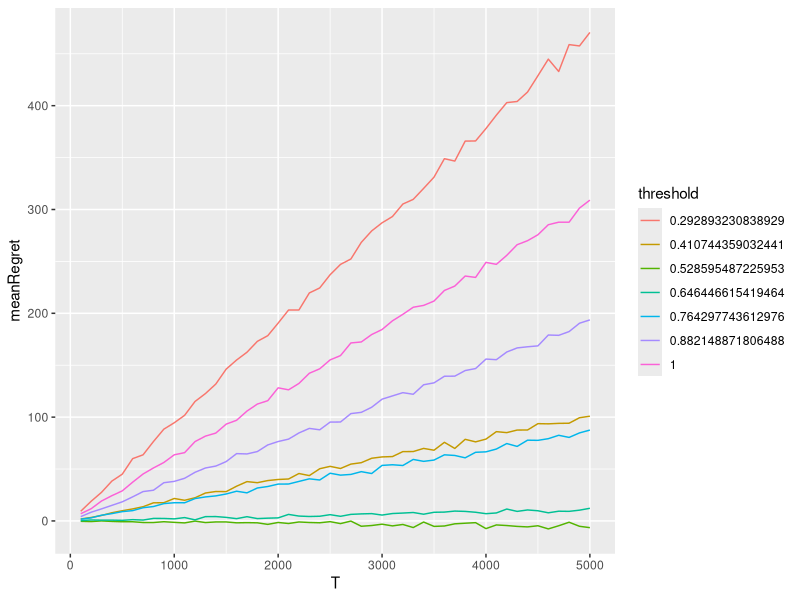
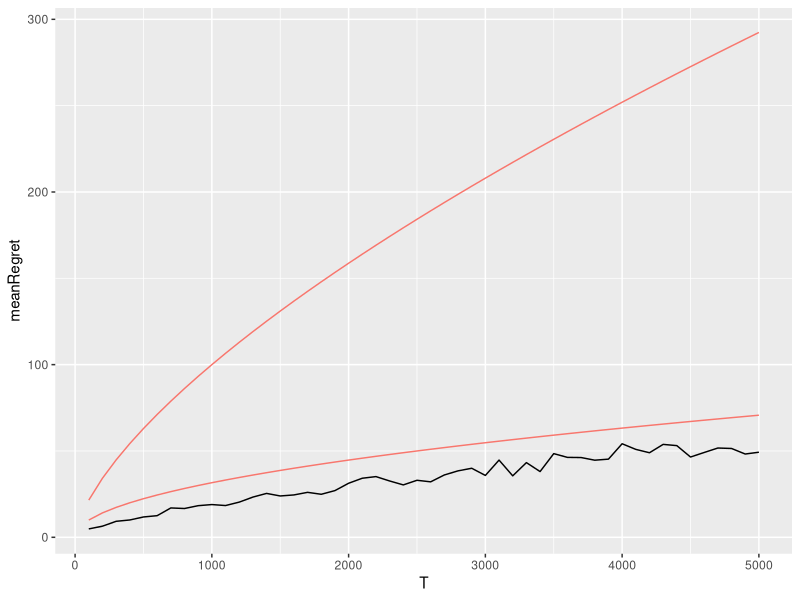
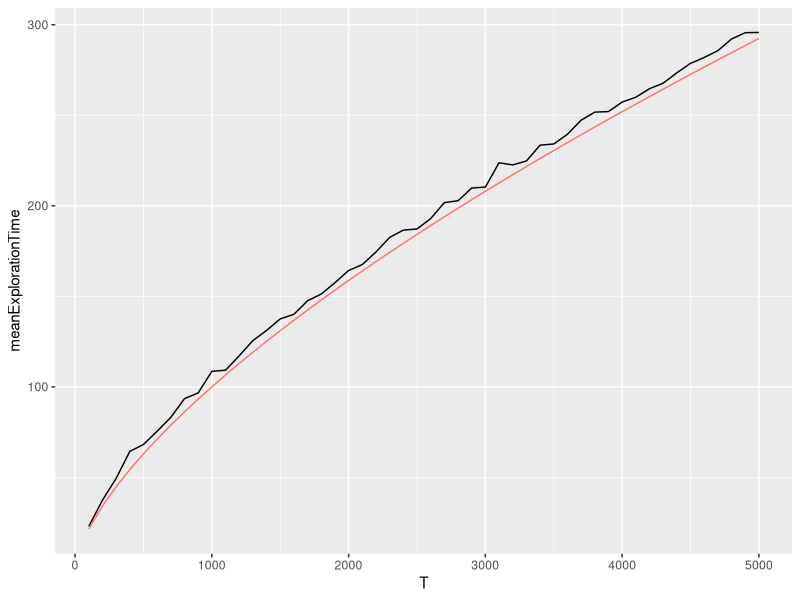
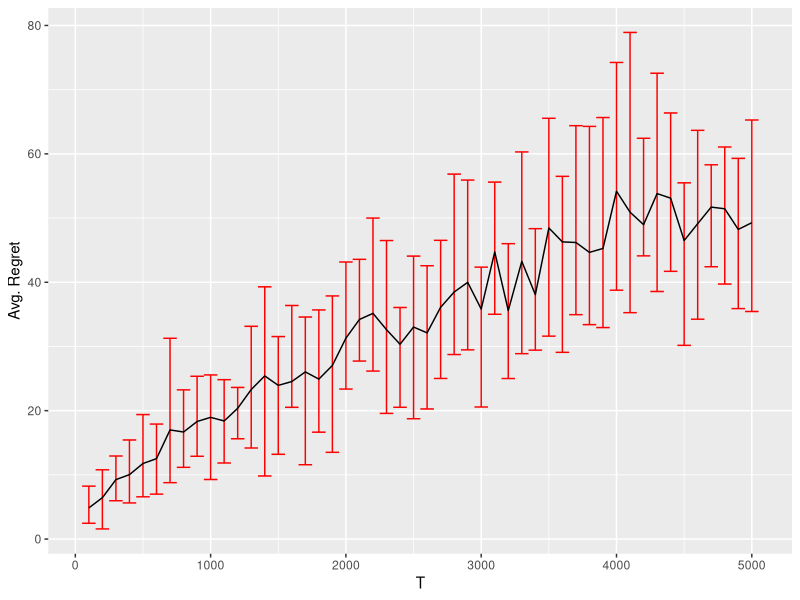
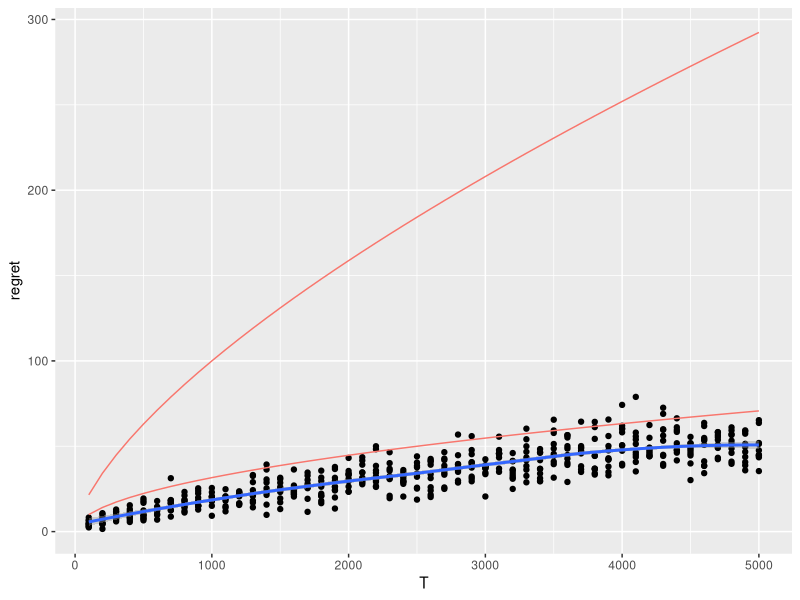
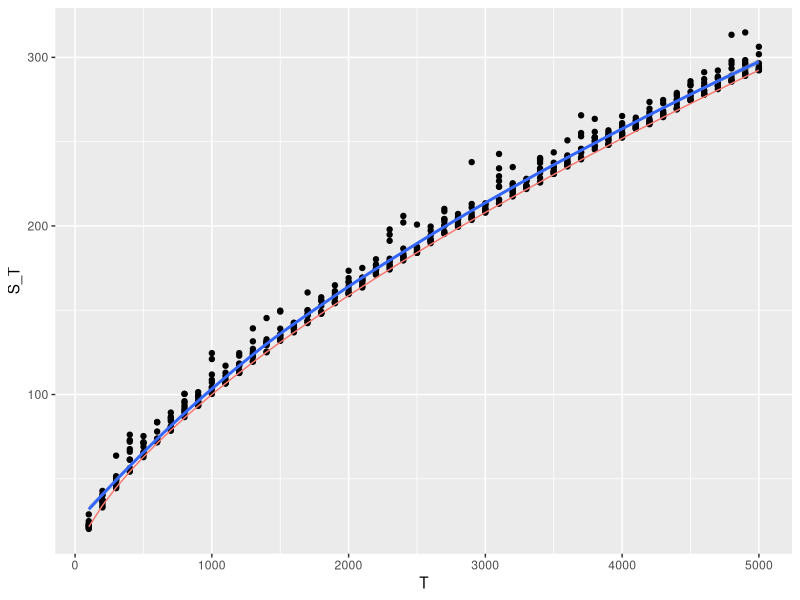
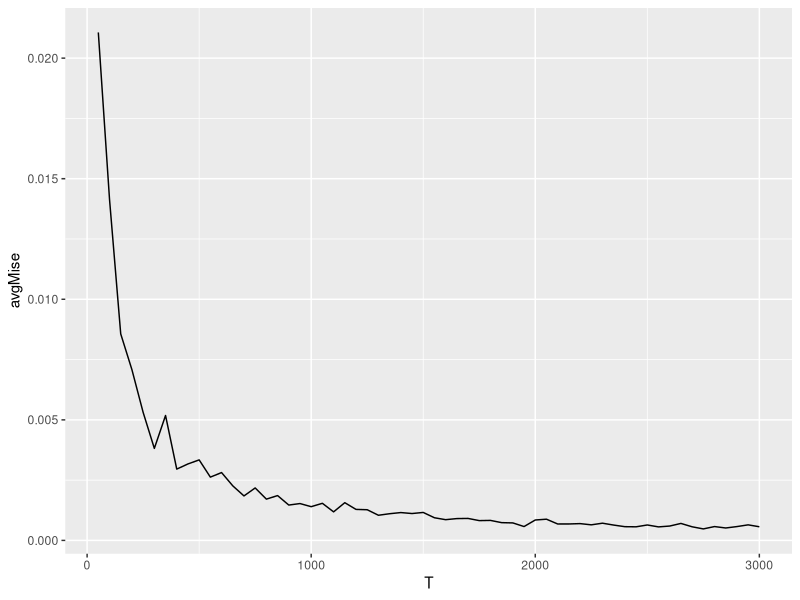

Generate these figures, in order, with R:
## ---- chunk 1
knitr::opts_chunk$set(echo = TRUE)
library(tidyverse)
library(ggplot2)
library(dplyr)
library(stats)
## ---- chunk 2
setwd("C:/Projects/Data-driven-algorithms-for-Impulse-control-problem-Thesis")
thresholdData <- read.csv("./SimulationData/ThresholdData.csv")
DataStratData <- read.csv("./SimulationData/DataStratIncreasingTData.csv")
MISEData <- read.csv("./SimulationData/MISE.csv")
MISEData2 <- read.csv("./SimulationData/MISE2.csv")
## ---- chunk 3
avgThreshold <- thresholdData %>%
  group_by(threshold, T) %>%
  summarise(meanRegret = mean(regret), .groups = "drop")

avgThreshold$threshold = as_factor(avgThreshold$threshold)
## ---- chunk 4
ggplot(data = avgThreshold, aes(T, meanRegret, colour=threshold))+
  geom_line()
## ---- chunk 5
avgDataStrat <- DataStratData %>% 
  group_by(T) %>% 
  summarise(meanRegret = mean(regret),
            sdRegret = sd(regret),
            minRegret = min(regret),
            maxRegret = max(regret),
            meanExplorationTime = mean(S_T),
            sdExplorationTime = sd(S_T),
            .groups = "drop") %>% 
  mutate(lBound = sqrt(T),
         uBound = T^(2/3))
## ---- chunk 6
ggplot(avgDataStrat, aes(x=T))+
  geom_line(aes(y=meanRegret))+
  geom_line(aes(y=lBound, colour="red"), show.legend = FALSE)+
  geom_line(aes(y=uBound, colour="red"), show.legend = FALSE)
## ---- chunk 7
ggplot(avgDataStrat, aes(x=T))+
  geom_line(aes(y=meanExplorationTime))+
  geom_line(aes(y=uBound, colour="red"), show.legend = FALSE)
## ---- chunk 8
ggplot(avgDataStrat, aes(x=T, y=meanRegret))+
  geom_errorbar(aes(ymin=minRegret, ymax=maxRegret), width=100, colour="red")+
  geom_line()+
  ylab("Avg. Regret")
## ---- chunk 9
DataStratData <- DataStratData %>% mutate(lBound = sqrt(T),
                                          uBound = T^(2/3))
## ---- chunk 10
ggplot(DataStratData, aes(x=T))+
  geom_point(aes(y=regret))+
  geom_smooth(aes(y=regret))+
  geom_line(aes(y=lBound, colour="red"), show.legend = FALSE)+
  geom_line(aes(y=uBound, colour="red"), show.legend = FALSE)
## ---- chunk 11
ggplot(DataStratData, aes(x=T))+
  geom_point(aes(y=S_T))+
  geom_smooth(aes(y=S_T))+
  geom_line(aes(y=uBound, colour="red"), show.legend = FALSE)
## ---- chunk 12
m <- nls(regret ~ I(T^power), data = DataStratData, start = list(power=1), trace = T)
## ---- chunk 13
summary(m)
## ---- chunk 14
avgMiseData <- MISEData %>% group_by(T) %>% summarise(avgMise = mean(MISE),
                                                      sdMise = sd(MISE),
                                                      .groups = "drop")
avgMiseData2 <- MISEData2 %>% group_by(T) %>% summarise(avgMise = mean(MISE),
                                                      sdMise = sd(MISE),
                                                      .groups = "drop")
## ---- chunk 15
ggplot(avgMiseData2, aes(x=T, y=avgMise))+
  geom_line()
